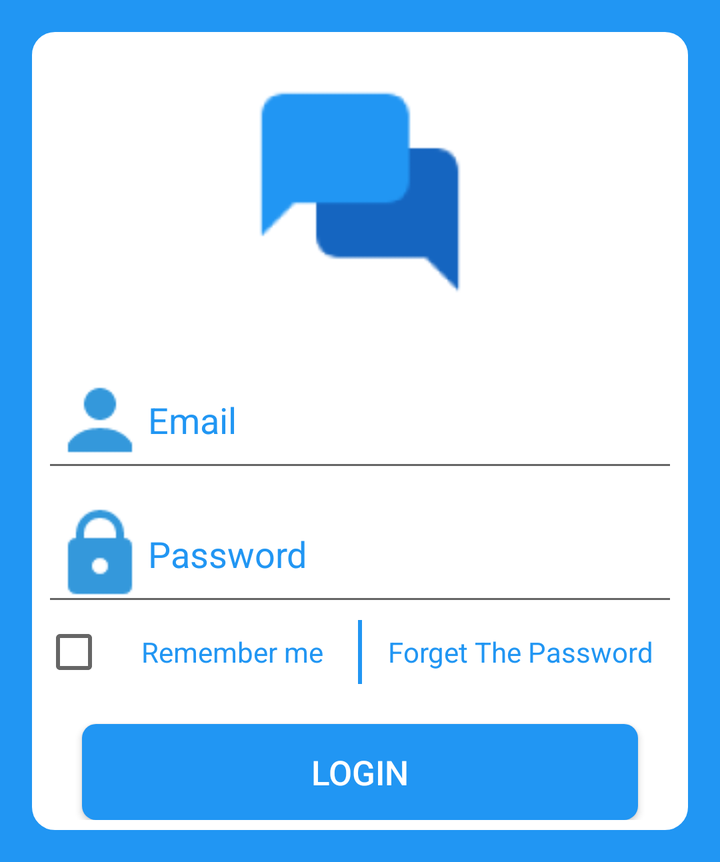
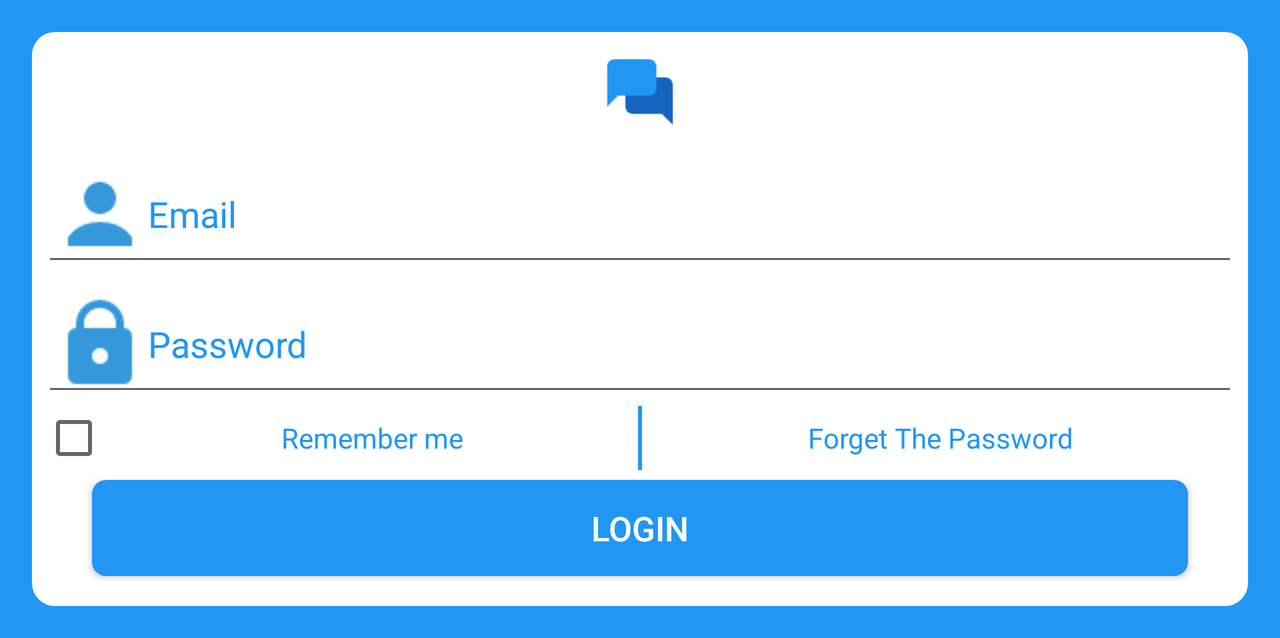

One screen, two layout resources from the same app: the default and the repository's alternative for another configuration. Each is rendered where Android would select it; the XML of both is given below.
<!-- AndroidManifest.xml: application theme AppTheme -->
<!-- res/layout/fragment_login.xml -->
<?xml version="1.0" encoding="utf-8"?>
<RelativeLayout xmlns:android="http://schemas.android.com/apk/res/android"
    xmlns:tools="http://schemas.android.com/tools"
    android:layout_width="match_parent"
    android:layout_height="wrap_content"
    xmlns:app="http://schemas.android.com/apk/res-auto"
    android:paddingBottom="@dimen/activity_vertical_margin"
    android:paddingLeft="@dimen/activity_horizontal_margin"
    android:paddingRight="@dimen/activity_horizontal_margin"
    android:paddingTop="@dimen/activity_vertical_margin"
    android:background="@color/FontSystemColor"
    >
    <ScrollView
        android:layout_width="match_parent"
        android:layout_height="wrap_content"
        android:id="@+id/scroll">

        <RelativeLayout
            android:layout_width="match_parent"
            android:layout_height="wrap_content"
            android:padding="5dp"
            android:background="@drawable/rounded_bg_relative">



            <ImageView
                android:id="@+id/imageLogin"
                android:layout_width="match_parent"
                android:layout_height="150dp"
                android:src="@mipmap/ic_logo"

                />
            <LinearLayout
                android:layout_width="match_parent"
                android:layout_height="match_parent"
                android:orientation="vertical"
                android:layout_below="@+id/imageLogin">
                <android.support.v7.widget.AppCompatEditText
                    android:layout_width="match_parent"
                    android:layout_height="wrap_content"
                    android:id="@+id/editTextUserNameLogin"
                    android:hint="@string/prompt_userName"
                    android:inputType="textEmailAddress"
                    android:layout_marginTop="5dp"
                    android:drawableLeft="@drawable/icon_user"
                    android:drawableStart="@drawable/icon_user"
                    android:layout_marginBottom="2dp"
                    android:textColorHint="@color/FontSystemColor"
                    android:textColor="@color/FontSystemColor"

                    android:paddingLeft="5dp"/>
                <android.support.v7.widget.AppCompatEditText
                    android:layout_width="match_parent"
                    android:layout_height="wrap_content"
                    android:id="@+id/editTextPassordLogin"
                    android:hint="@string/prompt_password"
                    android:inputType="textPassword"
                    android:drawableLeft="@drawable/icon_lock"
                    android:drawableStart="@drawable/icon_lock"
                    android:textColor="@color/FontSystemColor"
                    android:textColorHint="@color/FontSystemColor"
                    android:layout_marginBottom="2dp"
                    android:paddingLeft="5dp"/>

                <LinearLayout
                    android:layout_width="match_parent"
                    android:layout_height="wrap_content"
                    android:weightSum="0.8"
                    android:orientation="horizontal">
                    <CheckBox
                        android:layout_width="match_parent"
                        android:layout_height="match_parent"
                        android:text="@string/checkBox_rememberme_login"
                        android:id="@+id/checkBoxLogin"
                        android:textColor="@color/FontSystemColor"
                        android:layout_weight="0.4"
                        android:gravity="center"
                        />
                    <TextView
                        android:layout_width="2dp"
                        android:layout_height="match_parent"
                        android:layout_gravity="center"
                        android:background="@color/FontSystemColor"/>
                    <TextView
                        android:layout_width="match_parent"
                        android:layout_height="match_parent"
                        android:layout_weight="0.4"
                        android:layout_gravity="center"
                        android:id="@+id/forgetPassword"
                        android:gravity="center"
                        android:clickable="true"
                        android:background="@drawable/select_textview_login"
                        android:textColor="@color/FontSystemColor"
                        android:text="Forget The Password"
                        />
                </LinearLayout>

                <Button
                    android:layout_width="match_parent"
                    android:layout_height="wrap_content"
                    android:text="@string/loginButton"
                    android:layout_marginTop="20dp"
                    android:layout_marginRight="20dp"
                    android:layout_marginLeft="20dp"
                    android:textColor="@color/text_blue_selector"
                    android:id="@+id/buttonLogin"
                    android:textSize="@dimen/text_size"
                    android:background="@drawable/select_button_shap"
                    />




            </LinearLayout>




        </RelativeLayout>
    </ScrollView>
</RelativeLayout>
<!-- resources referenced by this layout -->
<resources>
  <color name="FontSystemColor">#2196F3</color>
  <dimen name="activity_horizontal_margin">16dp</dimen>
  <dimen name="activity_vertical_margin">16dp</dimen>
  <dimen name="text_size">17sp</dimen>
  <!-- drawable icon_lock: png bitmap (drawable, 805 bytes) -->
  <!-- drawable icon_user: png bitmap (drawable, 590 bytes) -->
  <!-- drawable rounded_bg_relative (drawable) -->
  <?xml version="1.0" encoding="UTF-8"?>
  <shape xmlns:android="http://schemas.android.com/apk/res/android">
      <solid android:color="#FFFFFF"/>
      <stroke android:width="3dip" android:color="@color/whiteColor" />
      <corners android:radius="10dip"/>
      <padding android:left="0dip" android:top="0dip" android:right="0dip" android:bottom="0dip" />
  </shape>
  <!-- drawable select_button_shap (drawable) -->
  <?xml version="1.0" encoding="utf-8"?>
  <selector xmlns:android="http://schemas.android.com/apk/res/android" >
  
  <item android:state_pressed="true"
      >
      <shape>
  
          <solid android:color="@color/whiteColor"/>
          <stroke android:color="@color/FontSystemColor"
              android:width="3dp"/>
          <corners
              android:radius="7dp"/>
      </shape>
  </item>
  
  <item android:state_focused="true">
      <shape xmlns:android="http://schemas.android.com/apk/res/android" >
          <solid android:color="@color/whiteColor"/>
          <stroke android:color="@color/FontSystemColor"
              android:width="3dp"/>
          <corners
              android:radius="7dp"/>
      </shape>
  </item>
  
  <item android:state_focused="false" >
      <shape xmlns:android="http://schemas.android.com/apk/res/android" >
          <solid android:color="@color/FontSystemColor"/>
  
          <corners
              android:radius="7dp"/>
      </shape>
  </item>
  
  <item android:state_pressed="false" >
      <shape xmlns:android="http://schemas.android.com/apk/res/android" >
          <solid android:color="@color/whiteColor"/>
  
          <corners
              android:radius="7dp"
          />
      </shape>
  </item>
  
  </selector>
  <!-- drawable select_textview_login (drawable) -->
  <?xml version="1.0" encoding="utf-8"?>
  <selector xmlns:android="http://schemas.android.com/apk/res/android">
      <item android:state_pressed="true"
          >
          <shape>
  
              <solid android:color="@color/whiteColor"/>
              <stroke android:color="@color/FontSystemColor"
                  android:width="3dp"/>
              <corners
                  android:radius="7dp"/>
          </shape>
      </item>
      <item android:state_pressed="false" >
          <shape xmlns:android="http://schemas.android.com/apk/res/android" >
              <solid android:color="@color/whiteColor"/>
  
              <corners
                  android:radius="7dp"
                  />
          </shape>
      </item>
  </selector>
  <!-- mipmap ic_logo: png bitmap (mipmap-hdpi, 571 bytes) -->
  <string name="checkBox_rememberme_login">Remember me</string>
  <string name="loginButton">Login</string>
  <string name="prompt_password">Password</string>
  <string name="prompt_userName">Email</string>
  <style name="AppTheme" parent="Theme.AppCompat.Light.DarkActionBar">
          
          <item name="colorPrimary">@color/colorPrimary</item>
          <item name="colorPrimaryDark">@color/colorPrimaryDark</item>
          <item name="colorAccent">@color/FontSystemColor</item>
      </style>
  <color name="whiteColor">#ffffff</color>
  <color name="colorPrimary">#2196F3</color>
  <color name="colorPrimaryDark">#1565C0</color>
</resources>
<!-- res/layout-land/fragment_login.xml (the repository's variant of the layout above) -->
<!-- drawn on the phone turned sideways -->
<?xml version="1.0" encoding="utf-8"?>
<RelativeLayout xmlns:android="http://schemas.android.com/apk/res/android"
    xmlns:tools="http://schemas.android.com/tools"
    android:layout_width="match_parent"
    android:layout_height="wrap_content"
    xmlns:app="http://schemas.android.com/apk/res-auto"
    android:paddingBottom="@dimen/activity_vertical_margin"
    android:paddingLeft="@dimen/activity_horizontal_margin"
    android:paddingRight="@dimen/activity_horizontal_margin"
    android:paddingTop="@dimen/activity_vertical_margin"
    android:background="@color/FontSystemColor"
    tools:context=".activities.StartActivity">
    <ScrollView
        android:layout_width="match_parent"
        android:layout_height="wrap_content"
        android:focusableInTouchMode="true"
        android:id="@+id/scroll"
        android:descendantFocusability="afterDescendants"
        android:layout_alignParentTop="true"
        android:layout_alignParentStart="true">

        <RelativeLayout
            android:layout_width="match_parent"
            android:layout_height="wrap_content"
            android:padding="5dp"
            android:background="@drawable/rounded_bg_relative">



            <ImageView
                android:id="@+id/imageLogin"
                android:layout_width="match_parent"
                android:layout_height="50dp"
                android:src="@mipmap/ic_logo"

                />
            <LinearLayout
                android:layout_width="match_parent"
                android:layout_height="match_parent"
                android:orientation="vertical"
                android:layout_below="@+id/imageLogin">
                <android.support.v7.widget.AppCompatEditText
                    android:layout_width="match_parent"
                    android:layout_height="wrap_content"
                    android:id="@+id/editTextUserNameLogin"
                    android:hint="@string/prompt_userName"
                    android:inputType="textEmailAddress"
                    android:layout_marginTop="2dp"
                    android:drawableLeft="@drawable/icon_user"
                    android:drawableStart="@drawable/icon_user"
                    android:layout_marginBottom="0dp"
                    android:textColorHint="@color/FontSystemColor"
                    android:textColor="@color/FontSystemColor"

                    android:paddingLeft="5dp"/>
                <android.support.v7.widget.AppCompatEditText
                    android:layout_width="match_parent"
                    android:layout_height="wrap_content"
                    android:id="@+id/editTextPassordLogin"
                    android:hint="@string/prompt_password"
                    android:inputType="textPassword"
                    android:drawableLeft="@drawable/icon_lock"
                    android:drawableStart="@drawable/icon_lock"
                    android:textColor="@color/FontSystemColor"
                    android:textColorHint="@color/FontSystemColor"
                    android:layout_marginBottom="0dp"
                    android:paddingLeft="5dp"/>

                <LinearLayout
                    android:layout_width="match_parent"
                    android:layout_height="wrap_content"
                    android:weightSum="0.8"
                    android:orientation="horizontal">
                    <CheckBox
                        android:layout_width="match_parent"
                        android:layout_height="match_parent"
                        android:text="@string/checkBox_rememberme_login"
                        android:id="@+id/checkBoxLogin"
                        android:textColor="@color/FontSystemColor"
                        android:layout_weight="0.4"
                        android:gravity="center"
                        />
                    <TextView
                        android:layout_width="2dp"
                        android:layout_height="match_parent"
                        android:layout_gravity="center"
                        android:background="@color/FontSystemColor"/>
                    <TextView
                        android:layout_width="match_parent"
                        android:layout_height="match_parent"
                        android:layout_weight="0.4"
                        android:layout_gravity="center"
                        android:gravity="center"
                        android:clickable="true"
                        android:id="@+id/forgetPassword"
                        android:background="@drawable/select_textview_login"
                        android:textColor="@color/FontSystemColor"
                        android:text="Forget The Password"
                        />
                </LinearLayout>

                <Button
                    android:layout_width="match_parent"
                    android:layout_height="wrap_content"
                    android:layout_marginLeft="25dp"

                    android:layout_marginRight="25dp"

                    android:layout_marginBottom="10dp"
                    android:text="@string/loginButton"

                    android:layout_marginTop="5dp"
                    android:textColor="@color/text_blue_selector"
                    android:id="@+id/buttonLogin"
                    android:textSize="@dimen/text_size"
                    android:background="@drawable/select_button_shap"
                    />




            </LinearLayout>




        </RelativeLayout>
    </ScrollView>
</RelativeLayout>
<!-- resources referenced by the variant -->
<!-- as the phone turned sideways resolves them -->
<resources>
  <color name="FontSystemColor">#2196F3</color>
  <!-- from res/values-land/ -->
  <dimen name="activity_horizontal_margin">16dp</dimen>
  <!-- from res/values-land/ -->
  <dimen name="activity_vertical_margin">16dp</dimen>
  <!-- from res/values-land/ -->
  <dimen name="text_size">17sp</dimen>
  <!-- drawable icon_lock: png bitmap (drawable, 805 bytes) -->
  <!-- drawable icon_user: png bitmap (drawable, 590 bytes) -->
  <!-- drawable rounded_bg_relative (drawable) -->
  <?xml version="1.0" encoding="UTF-8"?>
  <shape xmlns:android="http://schemas.android.com/apk/res/android">
      <solid android:color="#FFFFFF"/>
      <stroke android:width="3dip" android:color="@color/whiteColor" />
      <corners android:radius="10dip"/>
      <padding android:left="0dip" android:top="0dip" android:right="0dip" android:bottom="0dip" />
  </shape>
  <!-- drawable select_button_shap (drawable) -->
  <?xml version="1.0" encoding="utf-8"?>
  <selector xmlns:android="http://schemas.android.com/apk/res/android" >
  
  <item android:state_pressed="true"
      >
      <shape>
  
          <solid android:color="@color/whiteColor"/>
          <stroke android:color="@color/FontSystemColor"
              android:width="3dp"/>
          <corners
              android:radius="7dp"/>
      </shape>
  </item>
  
  <item android:state_focused="true">
      <shape xmlns:android="http://schemas.android.com/apk/res/android" >
          <solid android:color="@color/whiteColor"/>
          <stroke android:color="@color/FontSystemColor"
              android:width="3dp"/>
          <corners
              android:radius="7dp"/>
      </shape>
  </item>
  
  <item android:state_focused="false" >
      <shape xmlns:android="http://schemas.android.com/apk/res/android" >
          <solid android:color="@color/FontSystemColor"/>
  
          <corners
              android:radius="7dp"/>
      </shape>
  </item>
  
  <item android:state_pressed="false" >
      <shape xmlns:android="http://schemas.android.com/apk/res/android" >
          <solid android:color="@color/whiteColor"/>
  
          <corners
              android:radius="7dp"
          />
      </shape>
  </item>
  
  </selector>
  <!-- drawable select_textview_login (drawable) -->
  <?xml version="1.0" encoding="utf-8"?>
  <selector xmlns:android="http://schemas.android.com/apk/res/android">
      <item android:state_pressed="true"
          >
          <shape>
  
              <solid android:color="@color/whiteColor"/>
              <stroke android:color="@color/FontSystemColor"
                  android:width="3dp"/>
              <corners
                  android:radius="7dp"/>
          </shape>
      </item>
      <item android:state_pressed="false" >
          <shape xmlns:android="http://schemas.android.com/apk/res/android" >
              <solid android:color="@color/whiteColor"/>
  
              <corners
                  android:radius="7dp"
                  />
          </shape>
      </item>
  </selector>
  <!-- mipmap ic_logo: png bitmap (mipmap-hdpi, 571 bytes) -->
  <string name="checkBox_rememberme_login">Remember me</string>
  <string name="loginButton">Login</string>
  <string name="prompt_password">Password</string>
  <string name="prompt_userName">Email</string>
  <style name="AppTheme" parent="Theme.AppCompat.Light.DarkActionBar">
          
          <item name="colorPrimary">@color/colorPrimary</item>
          <item name="colorPrimaryDark">@color/colorPrimaryDark</item>
          <item name="colorAccent">@color/FontSystemColor</item>
      </style>
  <color name="whiteColor">#ffffff</color>
  <color name="colorPrimary">#2196F3</color>
  <color name="colorPrimaryDark">#1565C0</color>
</resources>
